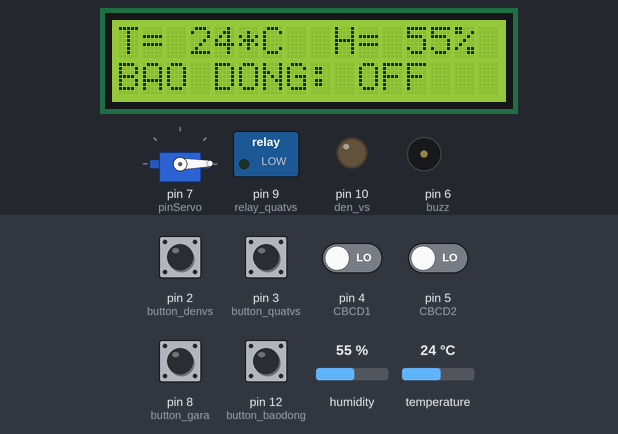
The sketch below on a simulated Arduino Uno, built with avr-gcc and run on an emulated ATmega328P. On the bench: 16×2 character LCD, servo, switched loads named in the sketch (green lamp = pin HIGH), output pins drawn as LEDs (lit = HIGH), buzzer (waves = sounding, pin HIGH). The inputs (shaded band) are chosen by the test bench; at power-on: pin 2 (button_denvs), pin 3 (button_quatvs), pin 8 (button_gara), pin 12 (button_baodong) HIGH, pin 4 (CBCD1), pin 5 (CBCD2) LOW, humidity 55 %, temperature 24 °C. What the sketch prints to the serial monitor is not drawn.

Above: at 3.3 s.
3.4 s: pin 12 (button_baodong) pulled LOW for 0.15 s
At 4.1 s:
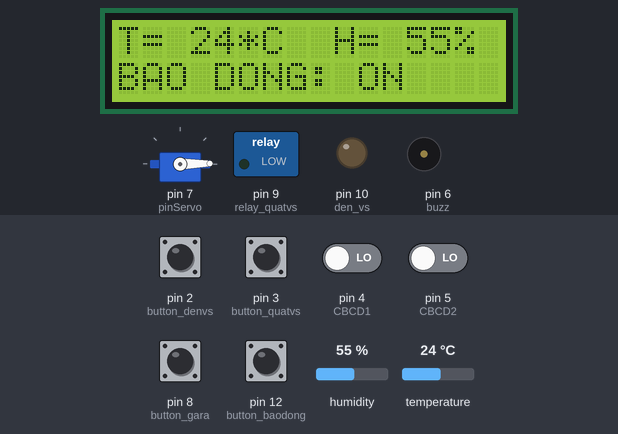
5.0 s: pin 8 (button_gara) pulled LOW for 0.15 s
At 5.57 s:
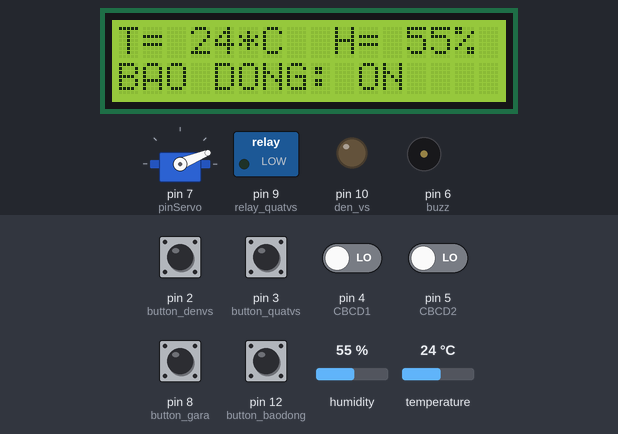
5.7 s: pin 2 (button_denvs) pulled LOW for 0.15 s
At 5.87 s:
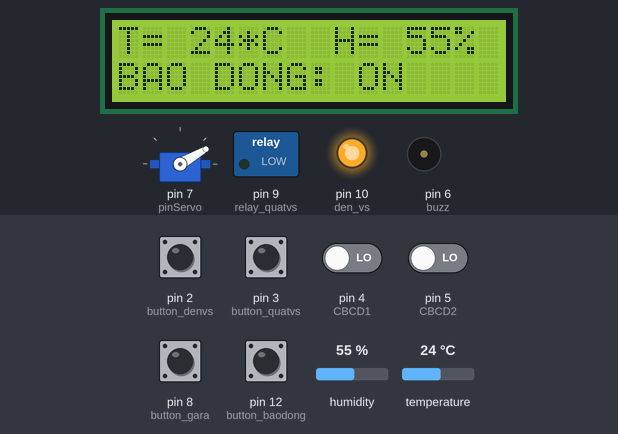
6.4 s: pin 4 (CBCD1) driven HIGH
At 8.4 s:
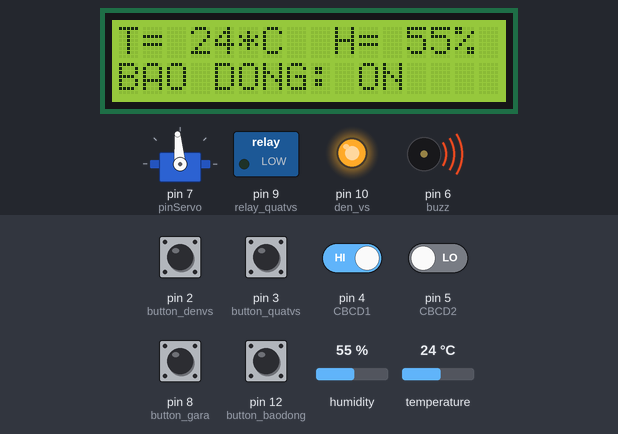
8.7 s: pin 2 (button_denvs) pulled LOW for 1 s
At 10.8 s:
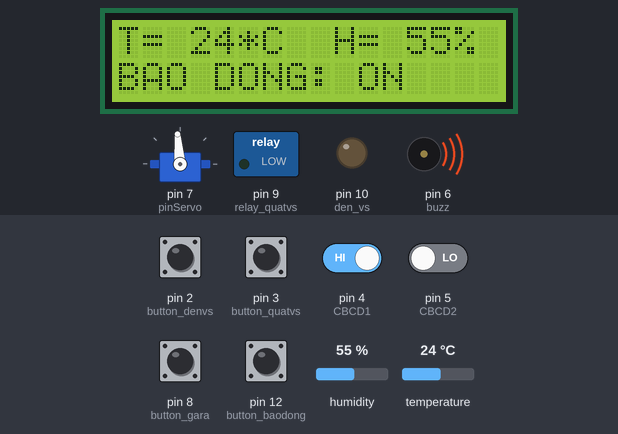
11.2 s: pin 8 (button_gara) pulled LOW for 1 s
At 15.2 s:
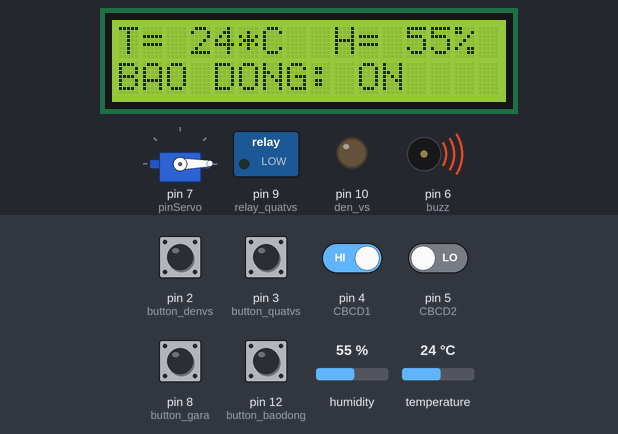
Timing chart, 0 to 15.5 s (numbered marks = the images above; inputs shaded):
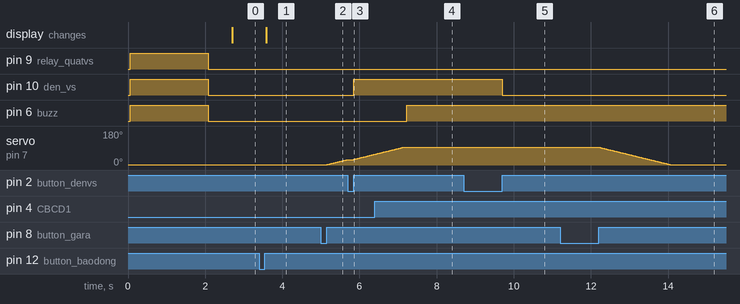

The sketch:

bao_dong.ino
```cpp
/*
  Bao dong (Uno R3):
  - 2 cảm biến chuyển động
  - 1 cảm biến nhiệt độ, độ ẩm: DHT11
  - Còi + button bao dong.
  - Servo: gara + button.
  - 1 LCD
  - Đèn + quạt gió (2 button) nhà vệ sinh.
  Web:
  - Chế độ báo động: 0,1
  - Gara: 2,3
  - Phát hiện xâm nhập: 4,5
  ***Lưu ý:
   - GND: DHT11, Relay(mức cao).
   - GND: Serial, LCD.
*/

#include <avr/interrupt.h>
#include <LiquidCrystal_I2C.h>
#include <Wire.h>
#include <DHT.h>
#include <Servo.h>

#define CBCD1 4
#define CBCD2 5
#define DHT_PIN A0
#define buzz 6
#define button_baodong 12
#define button_gara 8
#define pinServo 7
#define den_vs 10
#define relay_quatvs 9
#define button_denvs 2
#define button_quatvs 3

int state_baodong = 0, state_gara = 0, state_denvs = 0, state_quatvs = 0;
int data_send = 0, data_receive = 0, pos = 1;
const int DHT_TYPE = DHT11;
int nhiet_do, do_am, i = 0, j;
double n = 10000;

LiquidCrystal_I2C lcd(0x3f, 16, 2);
DHT dht(DHT_PIN, DHT_TYPE);
Servo gara;

void setup() {
  Serial.begin(9600);
  lcd.init();
  lcd.backlight();
  pinMode(CBCD1, INPUT);
  pinMode(CBCD2, INPUT);
  pinMode(buzz, OUTPUT);
  pinMode(button_baodong, INPUT_PULLUP);
  pinMode(button_gara, INPUT_PULLUP);
  pinMode(den_vs, OUTPUT);
  pinMode(relay_quatvs, OUTPUT);
  pinMode(button_denvs, INPUT_PULLUP);
  pinMode(button_quatvs, INPUT_PULLUP);

  digitalWrite(buzz, 1);
  digitalWrite(den_vs, 1);
  digitalWrite(relay_quatvs, 1);
  lcd.print("Dang khoi dong..");
  delay(2000);
  digitalWrite(den_vs, state_denvs);
  digitalWrite(relay_quatvs, 0); // relay 1 kenh này kich o muc cao
  digitalWrite(buzz, 0);
  gara.attach(pinServo);
  gara.write(1);
}

void loop() {
  //Serial.println("loop");
  if (Serial.available()) {
    //Serial.println("Serial");
    while (Serial.available() < 2);
    int b1 = Serial.read();
    int b2 = Serial.read();
    data_receive = b1 * 256 + b2;

    switch (data_receive) {
      case 0: // Tat che do bao dong
        state_baodong = 0;
        lcd.clear();
        lcd.print("T= ");
        lcd.print(nhiet_do);
        lcd.print("*C  ");
        lcd.print("H= ");
        lcd.print(do_am);
        lcd.print("%");
        lcd.setCursor(0, 1);
        lcd.print("BAO DONG: ");
        lcd.print("OFF");
        break;

      case 1:// Bat den
        state_baodong = 1;
        lcd.clear();
        lcd.print("T= ");
        lcd.print(nhiet_do);
        lcd.print("*C  ");
        lcd.print("H= ");
        lcd.print(do_am);
        lcd.print("%");
        lcd.setCursor(0, 1);
        lcd.print("BAO DONG: ");
        lcd.print("ON");
        break;
      case 2: // Dong gara
        state_gara = 0;
        while (pos != 1) {
          pos --;
          gara.write(pos);
          delay(20);
        }
        break;
      case 3: // Mo gara
        state_gara = 1;
        while (pos != 180) {
          pos++;
          gara.write(pos); // gara mo
          delay(20);
        }
        break;
    }
  }

  //  Serial.println(i);
  //  Serial.println("/");
  //  Serial.println(n);
  //  //--------------------------------------
  attachInterrupt(digitalPinToInterrupt(button_quatvs), QUAT_VS, FALLING);
  attachInterrupt(digitalPinToInterrupt(button_denvs), DEN_VS, FALLING);
  //attachInterrupt(digitalPinToInterrupt(button_gara), GARA, FALLING);
  //if(digitalRead(button_denvs == 0) || digitalRead(button_quatvs == 0)) DEN_VA_QUAT_VS();
  if (digitalRead(button_gara) == 0) GARA();
  if (digitalRead(button_baodong) == 0) INT_BAO_DONG();
  if (state_baodong == 1) {
    CHECK_BAO_DONG();
  }
  else digitalWrite(buzz, 0);
  if ( i == n / 2) {
    data_send = 6;
    Serial.write(data_send / 256);
    Serial.write(data_send % 256);
    data_send = do_am;
    Serial.write(data_send / 256);
    Serial.write(data_send % 256);
  }
  if (i == n) {
    LCD();
    data_send = 7;
    Serial.write(data_send / 256);
    Serial.write(data_send % 256);
    data_send = nhiet_do;
    Serial.write(data_send / 256);
    Serial.write(data_send % 256);
    i = 0;
  }
  i++;
}

//----------------------Het ham loop

void INT_BAO_DONG() {
  while (digitalRead(button_baodong) == 0);
  //Serial.println("Bao dong");
  state_baodong = !state_baodong;
  if (state_baodong == 0) digitalWrite(buzz, 0);
  lcd.clear();
  lcd.print("T= ");
  lcd.print(nhiet_do);
  lcd.print("*C  ");
  lcd.print("H= ");
  lcd.print(do_am);
  lcd.print("%");
  lcd.setCursor(0, 1);
  lcd.print("BAO DONG: ");
  if (state_baodong == 1) {
    lcd.print("ON");
    data_send = 1;
    Serial.write(data_send / 256);
    Serial.write(data_send % 256);
    n = 88;
    delay(20);
  }
  else {
    lcd.print("OFF");
    data_send = 0;
    Serial.write(data_send / 256);
    Serial.write(data_send % 256);
    n = 200000;
    delay(20);
  }

  i = 0;
}

void CHECK_BAO_DONG() {
  //Serial.println("Check BD");
  if ((digitalRead(CBCD1) == 1) || (digitalRead(CBCD2) == 1)) {
    digitalWrite(buzz, 1); // phat bao dong
    data_send = 5;
    Serial.write(data_send / 256);
    Serial.write(data_send % 256);
    delay(50);
  }
  else {
    digitalWrite(buzz, 0);
    data_send = 4;
    Serial.write(data_send / 256);
    Serial.write(data_send % 256);
    delay(50);
  }
}

void LCD() {
  //Serial.println("LCD");
  nhiet_do = dht.readTemperature(); //Đọc nhiệt độ
  do_am = dht.readHumidity();    //Đọc độ ẩm
  lcd.clear();
  lcd.print("T= ");
  lcd.print(nhiet_do);
  lcd.print("*C  ");
  lcd.print("H= ");
  lcd.print(do_am);
  lcd.print("%");
  lcd.setCursor(0, 1);
  lcd.print("BAO DONG: ");
  if (state_baodong == 1) lcd.print("ON");
  else lcd.print("OFF");
}

void GARA() {
  //Serial.println("GARA");
  if (digitalRead(button_gara) == 0) {
    while (digitalRead(button_gara) == 0);
    state_gara = !state_gara;
    if (state_gara == 0) {
      while (pos != 1) {
        pos--;
        gara.write(pos);
        delay(20);
      }
      //Serial.println(pos);
      data_send = 2; // gara dong
      Serial.write(data_send / 256);
      Serial.write(data_send % 256);
      delay(50);
      return;
    }
    else {
      while (pos != 95) {
        pos++;
        gara.write(pos); // gara mo
        delay(20);
      }
      //Serial.println(pos);
      data_send = 3;
      Serial.write(data_send / 256);
      Serial.write(data_send % 256);
      delay(50);
    }
  }
}

void DEN_VS() {
  //Serial.println("DEN/QUAT");
  //  lcd.clear();
  //  lcd.print("NGON");
  if (digitalRead(button_denvs) == 0) { // BAT-TAT den bang nut an
    while (digitalRead(button_denvs) == 0);
    state_denvs = !state_denvs;
    digitalWrite(den_vs, state_denvs);
  }
}

void QUAT_VS() {
  //Serial.println("QUAT_VS");
  if (digitalRead(button_quatvs) == 0) { // BAT-TAT quat bang nut an
    while (digitalRead(button_quatvs) == 0);
    state_quatvs = !state_quatvs;
    if (state_quatvs == 1) {
      digitalWrite(relay_quatvs, 0); // BAT
    }
    else {
      digitalWrite(relay_quatvs, 1); // TAT
    }
  }
}
```

Measured:
- after the input at 3.4 s, the display: changes after 0.18 s (image 1)
- after the input at 5.0 s, servo on pin 7 (pinServo): moves from 1° to 29° over 0.54 s, starting after 0.15 s
- after the input at 5.7 s, pin 10 (den_vs): LOW → HIGH after 0.15 s
- after the input at 6.4 s, pin 6 (buzz): LOW → HIGH after 0.83 s
- after the input at 8.7 s, pin 10 (den_vs): HIGH → LOW after 1.0 s
- after the input at 11.2 s, servo on pin 7 (pinServo): moves from 95° to 1° over 1.9 s, starting after 1.0 s
